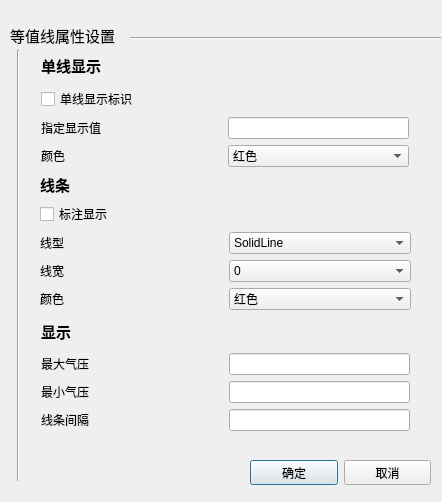
<?xml version="1.0" encoding="UTF-8"?>
<ui version="4.0">
 <class>ConstantPressure</class>
 <widget class="QDialog" name="ConstantPressure">
  <property name="geometry">
   <rect>
    <x>0</x>
    <y>0</y>
    <width>442</width>
    <height>502</height>
   </rect>
  </property>
  <property name="windowTitle">
   <string>Dialog</string>
  </property>
  <widget class="QLabel" name="label">
   <property name="geometry">
    <rect>
     <x>10</x>
     <y>20</y>
     <width>121</width>
     <height>31</height>
    </rect>
   </property>
   <property name="font">
    <font>
     <family>宋体</family>
     <pointsize>11</pointsize>
    </font>
   </property>
   <property name="text">
    <string>等值线属性设置</string>
   </property>
  </widget>
  <widget class="Line" name="line">
   <property name="geometry">
    <rect>
     <x>130</x>
     <y>30</y>
     <width>311</width>
     <height>16</height>
    </rect>
   </property>
   <property name="orientation">
    <enum>Qt::Horizontal</enum>
   </property>
  </widget>
  <widget class="Line" name="line_2">
   <property name="geometry">
    <rect>
     <x>10</x>
     <y>50</y>
     <width>16</width>
     <height>431</height>
    </rect>
   </property>
   <property name="orientation">
    <enum>Qt::Vertical</enum>
   </property>
  </widget>
  <widget class="QWidget" name="verticalLayoutWidget">
   <property name="geometry">
    <rect>
     <x>40</x>
     <y>50</y>
     <width>371</width>
     <height>381</height>
    </rect>
   </property>
   <layout class="QVBoxLayout" name="verticalLayout">
    <item>
     <layout class="QGridLayout" name="gridLayout_3">
      <item row="3" column="1">
       <widget class="QComboBox" name="SingleColor">
        <item>
         <property name="text">
          <string>红色</string>
         </property>
        </item>
        <item>
         <property name="text">
          <string>黄色</string>
         </property>
        </item>
        <item>
         <property name="text">
          <string>蓝色</string>
         </property>
        </item>
        <item>
         <property name="text">
          <string>绿色</string>
         </property>
        </item>
        <item>
         <property name="text">
          <string>黑色</string>
         </property>
        </item>
        <item>
         <property name="text">
          <string>白色</string>
         </property>
        </item>
       </widget>
      </item>
      <item row="2" column="1">
       <widget class="QLineEdit" name="SingleValue">
        <property name="maximumSize">
         <size>
          <width>181</width>
          <height>16777215</height>
         </size>
        </property>
       </widget>
      </item>
      <item row="1" column="0">
       <widget class="QCheckBox" name="CheckIfOne">
        <property name="text">
         <string>单线显示标识</string>
        </property>
       </widget>
      </item>
      <item row="3" column="0">
       <widget class="QLabel" name="label_12">
        <property name="text">
         <string>颜色</string>
        </property>
       </widget>
      </item>
      <item row="2" column="0">
       <widget class="QLabel" name="label_7">
        <property name="text">
         <string>指定显示值</string>
        </property>
       </widget>
      </item>
      <item row="0" column="0">
       <widget class="QLabel" name="label_3">
        <property name="maximumSize">
         <size>
          <width>180</width>
          <height>41</height>
         </size>
        </property>
        <property name="font">
         <font>
          <family>微软雅黑</family>
          <pointsize>11</pointsize>
          <weight>75</weight>
          <bold>true</bold>
          <underline>false</underline>
         </font>
        </property>
        <property name="text">
         <string>单线显示</string>
        </property>
       </widget>
      </item>
     </layout>
    </item>
    <item>
     <layout class="QGridLayout" name="gridLayout_4">
      <item row="2" column="1">
       <widget class="QComboBox" name="AllLineType">
        <item>
         <property name="text">
          <string>SolidLine</string>
         </property>
        </item>
        <item>
         <property name="text">
          <string>DashLine</string>
         </property>
        </item>
        <item>
         <property name="text">
          <string>DotLine</string>
         </property>
        </item>
        <item>
         <property name="text">
          <string>DashDotLine</string>
         </property>
        </item>
        <item>
         <property name="text">
          <string>DashDotDotLine</string>
         </property>
        </item>
        <item>
         <property name="text">
          <string>CustomDashLine</string>
         </property>
        </item>
       </widget>
      </item>
      <item row="3" column="1">
       <widget class="QComboBox" name="AllLineWidth">
        <item>
         <property name="text">
          <string>0</string>
         </property>
        </item>
        <item>
         <property name="text">
          <string>1</string>
         </property>
        </item>
        <item>
         <property name="text">
          <string>2</string>
         </property>
        </item>
        <item>
         <property name="text">
          <string>3</string>
         </property>
        </item>
        <item>
         <property name="text">
          <string>4</string>
         </property>
        </item>
       </widget>
      </item>
      <item row="2" column="0">
       <widget class="QLabel" name="label_5">
        <property name="text">
         <string>线型</string>
        </property>
       </widget>
      </item>
      <item row="4" column="1">
       <widget class="QComboBox" name="AllLineColor">
        <item>
         <property name="text">
          <string>红色</string>
         </property>
        </item>
        <item>
         <property name="text">
          <string>黄色</string>
         </property>
        </item>
        <item>
         <property name="text">
          <string>蓝色</string>
         </property>
        </item>
        <item>
         <property name="text">
          <string>绿色</string>
         </property>
        </item>
        <item>
         <property name="text">
          <string>黑色</string>
         </property>
        </item>
        <item>
         <property name="text">
          <string>白色</string>
         </property>
        </item>
       </widget>
      </item>
      <item row="4" column="0">
       <widget class="QLabel" name="label_8">
        <property name="text">
         <string>颜色</string>
        </property>
       </widget>
      </item>
      <item row="3" column="0">
       <widget class="QLabel" name="label_6">
        <property name="text">
         <string>线宽</string>
        </property>
       </widget>
      </item>
      <item row="1" column="0">
       <widget class="QCheckBox" name="CheckIFNum">
        <property name="text">
         <string>标注显示</string>
        </property>
       </widget>
      </item>
      <item row="0" column="0">
       <widget class="QLabel" name="label_2">
        <property name="maximumSize">
         <size>
          <width>16777215</width>
          <height>41</height>
         </size>
        </property>
        <property name="font">
         <font>
          <family>微软雅黑</family>
          <pointsize>11</pointsize>
          <weight>75</weight>
          <bold>true</bold>
         </font>
        </property>
        <property name="text">
         <string>线条</string>
        </property>
       </widget>
      </item>
     </layout>
    </item>
    <item>
     <layout class="QGridLayout" name="gridLayout_2">
      <item row="1" column="1">
       <widget class="QLineEdit" name="MaxPressure">
        <property name="minimumSize">
         <size>
          <width>181</width>
          <height>0</height>
         </size>
        </property>
        <property name="maximumSize">
         <size>
          <width>181</width>
          <height>16777215</height>
         </size>
        </property>
       </widget>
      </item>
      <item row="2" column="1">
       <widget class="QLineEdit" name="MinPressure">
        <property name="maximumSize">
         <size>
          <width>181</width>
          <height>16777215</height>
         </size>
        </property>
       </widget>
      </item>
      <item row="3" column="0">
       <widget class="QLabel" name="label_11">
        <property name="text">
         <string>线条间隔</string>
        </property>
       </widget>
      </item>
      <item row="1" column="0">
       <widget class="QLabel" name="label_9">
        <property name="text">
         <string>最大气压</string>
        </property>
       </widget>
      </item>
      <item row="2" column="0">
       <widget class="QLabel" name="label_10">
        <property name="text">
         <string>最小气压</string>
        </property>
       </widget>
      </item>
      <item row="3" column="1">
       <widget class="QLineEdit" name="Space">
        <property name="maximumSize">
         <size>
          <width>181</width>
          <height>16777215</height>
         </size>
        </property>
       </widget>
      </item>
      <item row="0" column="0">
       <widget class="QLabel" name="label_4">
        <property name="maximumSize">
         <size>
          <width>181</width>
          <height>31</height>
         </size>
        </property>
        <property name="font">
         <font>
          <family>微软雅黑</family>
          <pointsize>11</pointsize>
          <weight>75</weight>
          <bold>true</bold>
         </font>
        </property>
        <property name="text">
         <string>显示</string>
        </property>
       </widget>
      </item>
     </layout>
    </item>
   </layout>
  </widget>
  <widget class="QWidget" name="horizontalLayoutWidget">
   <property name="geometry">
    <rect>
     <x>250</x>
     <y>460</y>
     <width>181</width>
     <height>25</height>
    </rect>
   </property>
   <layout class="QHBoxLayout" name="horizontalLayout">
    <item>
     <widget class="QPushButton" name="pushButton_2">
      <property name="text">
       <string>确定</string>
      </property>
     </widget>
    </item>
    <item>
     <widget class="QPushButton" name="pushButton">
      <property name="text">
       <string>取消</string>
      </property>
     </widget>
    </item>
   </layout>
  </widget>
 </widget>
 <resources/>
 <connections/>
</ui>
